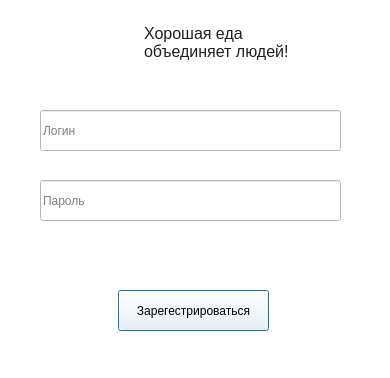
<?xml version="1.0" encoding="UTF-8"?>
<ui version="4.0">
 <class>Dialog</class>
 <widget class="QDialog" name="Dialog">
  <property name="geometry">
   <rect>
    <x>0</x>
    <y>0</y>
    <width>390</width>
    <height>378</height>
   </rect>
  </property>
  <property name="minimumSize">
   <size>
    <width>390</width>
    <height>378</height>
   </size>
  </property>
  <property name="maximumSize">
   <size>
    <width>390</width>
    <height>378</height>
   </size>
  </property>
  <property name="windowTitle">
   <string>Register</string>
  </property>
  <property name="styleSheet">
   <string notr="true">background-color: rgb(255, 255, 255);</string>
  </property>
  <widget class="QPushButton" name="pushButton">
   <property name="geometry">
    <rect>
     <x>118</x>
     <y>290</y>
     <width>151</width>
     <height>41</height>
    </rect>
   </property>
   <property name="styleSheet">
    <string notr="true">font: 10pt &quot;Segoe UI&quot;;
radius: 20px;</string>
   </property>
   <property name="text">
    <string>Зарегестрироваться</string>
   </property>
  </widget>
  <widget class="QLineEdit" name="lineEdit">
   <property name="geometry">
    <rect>
     <x>40</x>
     <y>110</y>
     <width>301</width>
     <height>41</height>
    </rect>
   </property>
   <property name="inputMask">
    <string/>
   </property>
   <property name="text">
    <string/>
   </property>
   <property name="placeholderText">
    <string>Логин</string>
   </property>
  </widget>
  <widget class="QLineEdit" name="lineEdit_2">
   <property name="geometry">
    <rect>
     <x>40</x>
     <y>180</y>
     <width>301</width>
     <height>41</height>
    </rect>
   </property>
   <property name="inputMask">
    <string/>
   </property>
   <property name="text">
    <string/>
   </property>
   <property name="placeholderText">
    <string>Пароль</string>
   </property>
  </widget>
  <widget class="QTextEdit" name="textEdit_9">
   <property name="geometry">
    <rect>
     <x>140</x>
     <y>20</y>
     <width>161</width>
     <height>61</height>
    </rect>
   </property>
   <property name="styleSheet">
    <string notr="true">font: 600 7pt &quot;Segoe UI&quot;;
color: rgb(172, 255, 147);
border: none;</string>
   </property>
   <property name="readOnly">
    <bool>true</bool>
   </property>
   <property name="html">
    <string>&lt;!DOCTYPE HTML PUBLIC &quot;-//W3C//DTD HTML 4.0//EN&quot; &quot;http://www.w3.org/TR/REC-html40/strict.dtd&quot;&gt;
&lt;html&gt;&lt;head&gt;&lt;meta name=&quot;qrichtext&quot; content=&quot;1&quot; /&gt;&lt;meta charset=&quot;utf-8&quot; /&gt;&lt;style type=&quot;text/css&quot;&gt;
p, li { white-space: pre-wrap; }
hr { height: 1px; border-width: 0; }
li.unchecked::marker { content: &quot;\2610&quot;; }
li.checked::marker { content: &quot;\2612&quot;; }
&lt;/style&gt;&lt;/head&gt;&lt;body style=&quot; font-family:'Segoe UI'; font-size:7pt; font-weight:600; font-style:normal;&quot;&gt;
&lt;p style=&quot; margin-top:0px; margin-bottom:0px; margin-left:0px; margin-right:0px; -qt-block-indent:0; text-indent:0px;&quot;&gt;&lt;span style=&quot; font-family:'FuturaPT'; font-size:16px; font-weight:400; color:#1f1f1f; background-color:#ffffff;&quot;&gt;Хорошая еда объединяет людей!&lt;/span&gt;&lt;/p&gt;&lt;/body&gt;&lt;/html&gt;</string>
   </property>
  </widget>
  <widget class="QLabel" name="label_3">
   <property name="enabled">
    <bool>true</bool>
   </property>
   <property name="geometry">
    <rect>
     <x>10</x>
     <y>10</y>
     <width>111</width>
     <height>91</height>
    </rect>
   </property>
   <property name="mouseTracking">
    <bool>false</bool>
   </property>
   <property name="tabletTracking">
    <bool>false</bool>
   </property>
   <property name="contextMenuPolicy">
    <enum>Qt::ContextMenuPolicy::DefaultContextMenu</enum>
   </property>
   <property name="acceptDrops">
    <bool>false</bool>
   </property>
   <property name="layoutDirection">
    <enum>Qt::LayoutDirection::LeftToRight</enum>
   </property>
   <property name="autoFillBackground">
    <bool>false</bool>
   </property>
   <property name="styleSheet">
    <string notr="true">border-image: url(:/icons/photo_5395603866361390873_m (1).jpg);</string>
   </property>
   <property name="text">
    <string/>
   </property>
   <property name="textFormat">
    <enum>Qt::TextFormat::AutoText</enum>
   </property>
   <property name="pixmap">
    <pixmap>:/icons/Downloads/3.png</pixmap>
   </property>
   <property name="scaledContents">
    <bool>true</bool>
   </property>
  </widget>
  <widget class="QLabel" name="label">
   <property name="geometry">
    <rect>
     <x>50</x>
     <y>240</y>
     <width>291</width>
     <height>21</height>
    </rect>
   </property>
   <property name="styleSheet">
    <string notr="true">font: 10pt &quot;Segoe UI&quot;;</string>
   </property>
   <property name="text">
    <string/>
   </property>
  </widget>
 </widget>
 <resources/>
 <connections/>
</ui>
